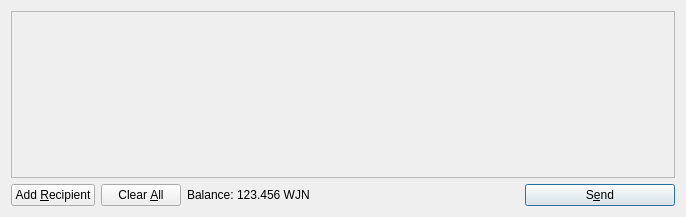
<?xml version="1.0" encoding="UTF-8"?>
<ui version="4.0">
 <class>SendCoinsDialog</class>
 <widget class="QDialog" name="SendCoinsDialog">
  <property name="geometry">
   <rect>
    <x>0</x>
    <y>0</y>
    <width>686</width>
    <height>217</height>
   </rect>
  </property>
  <property name="windowTitle">
   <string>Send Coins</string>
  </property>
  <layout class="QVBoxLayout" name="verticalLayout">
   <item>
    <widget class="QScrollArea" name="scrollArea">
     <property name="widgetResizable">
      <bool>true</bool>
     </property>
     <widget class="QWidget" name="scrollAreaWidgetContents">
      <property name="geometry">
       <rect>
        <x>0</x>
        <y>0</y>
        <width>666</width>
        <height>165</height>
       </rect>
      </property>
      <layout class="QVBoxLayout" name="verticalLayout_2">
       <property name="margin">
        <number>0</number>
       </property>
       <item>
        <layout class="QVBoxLayout" name="entries">
         <property name="spacing">
          <number>6</number>
         </property>
        </layout>
       </item>
       <item>
        <spacer name="verticalSpacer">
         <property name="orientation">
          <enum>Qt::Vertical</enum>
         </property>
         <property name="sizeHint" stdset="0">
          <size>
           <width>20</width>
           <height>40</height>
          </size>
         </property>
        </spacer>
       </item>
      </layout>
     </widget>
    </widget>
   </item>
   <item>
    <layout class="QHBoxLayout" name="horizontalLayout">
     <item>
      <widget class="QPushButton" name="addButton">
       <property name="toolTip">
        <string>Send to multiple recipients at once</string>
       </property>
       <property name="text">
        <string>Add &amp;Recipient</string>
       </property>
       <property name="icon">
        <iconset resource="../bitcoin.qrc">
         <normaloff>:/icons/add</normaloff>:/icons/add</iconset>
       </property>
       <property name="autoDefault">
        <bool>false</bool>
       </property>
      </widget>
     </item>
     <item>
      <widget class="QPushButton" name="clearButton">
       <property name="sizePolicy">
        <sizepolicy hsizetype="Minimum" vsizetype="Fixed">
         <horstretch>0</horstretch>
         <verstretch>0</verstretch>
        </sizepolicy>
       </property>
       <property name="toolTip">
        <string>Remove all transaction fields</string>
       </property>
       <property name="text">
        <string>Clear &amp;All</string>
       </property>
       <property name="icon">
        <iconset resource="../bitcoin.qrc">
         <normaloff>:/icons/remove</normaloff>:/icons/remove</iconset>
       </property>
       <property name="autoRepeatDelay">
        <number>300</number>
       </property>
       <property name="autoDefault">
        <bool>false</bool>
       </property>
      </widget>
     </item>
     <item>
      <layout class="QHBoxLayout" name="horizontalLayout_2">
       <property name="spacing">
        <number>3</number>
       </property>
       <item>
        <widget class="QLabel" name="label">
         <property name="text">
          <string>Balance:</string>
         </property>
        </widget>
       </item>
       <item>
        <widget class="QLabel" name="labelBalance">
         <property name="cursor">
          <cursorShape>IBeamCursor</cursorShape>
         </property>
         <property name="text">
          <string>123.456 WJN</string>
         </property>
         <property name="textInteractionFlags">
          <set>Qt::LinksAccessibleByMouse|Qt::TextSelectableByKeyboard|Qt::TextSelectableByMouse</set>
         </property>
        </widget>
       </item>
      </layout>
     </item>
     <item>
      <spacer name="horizontalSpacer">
       <property name="orientation">
        <enum>Qt::Horizontal</enum>
       </property>
       <property name="sizeHint" stdset="0">
        <size>
         <width>40</width>
         <height>20</height>
        </size>
       </property>
      </spacer>
     </item>
     <item>
      <widget class="QPushButton" name="sendButton">
       <property name="minimumSize">
        <size>
         <width>150</width>
         <height>0</height>
        </size>
       </property>
       <property name="toolTip">
        <string>Confirm the send action</string>
       </property>
       <property name="text">
        <string>S&amp;end</string>
       </property>
       <property name="icon">
        <iconset resource="../bitcoin.qrc">
         <normaloff>:/icons/send</normaloff>:/icons/send</iconset>
       </property>
       <property name="default">
        <bool>true</bool>
       </property>
      </widget>
     </item>
    </layout>
   </item>
  </layout>
 </widget>
 <resources>
  <include location="../bitcoin.qrc"/>
 </resources>
 <connections/>
</ui>
